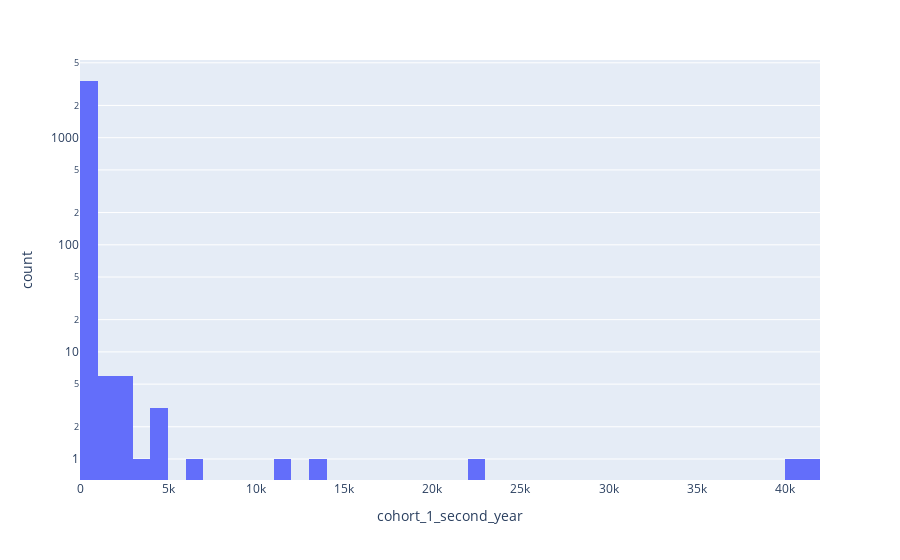

Notebook cell for this chart:
### Code cell
fig = px.histogram(donations3.query('cohort_1_second_year > 0'), x="cohort_1_second_year", nbins=50,
                   #histnorm='probability density',
                   log_y=True
                  )
fig.show()

### Figure 1 — Plotly figure (JSON) as saved in the notebook; plotly's stock layout.template omitted (floating-point values rounded to 4 significant figures; data arrays with more than 128 entries replaced by an {"elided": "..."} marker saying what was removed)
{"data": [{"alignmentgroup": "True", "bingroup": "x", "hovertemplate": "cohort_1_second_year=%{x}<br>count=%{y}<extra></extra>", "legendgroup": "", "marker": {"color": "#636efa"}, "name": "", "nbinsx": 50, "offsetgroup": "", "orientation": "v", "showlegend": false, "type": "histogram", "x": {"elided": "3404 int values"}, "xaxis": "x", "yaxis": "y"}], "layout": {"barmode": "relative", "legend": {"tracegroupgap": 0}, "margin": {"t": 60}, "xaxis": {"anchor": "y", "domain": [0, 1], "title": {"text": "cohort_1_second_year"}}, "yaxis": {"anchor": "x", "domain": [0, 1], "title": {"text": "count"}, "type": "log"}}}
